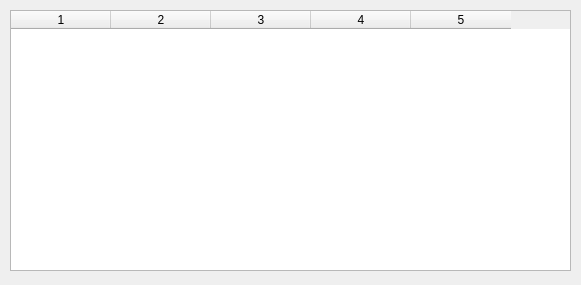
<?xml version="1.0" encoding="UTF-8"?>
<ui version="4.0">
 <class>satilanuruntablosu</class>
 <widget class="QDialog" name="satilanuruntablosu">
  <property name="geometry">
   <rect>
    <x>0</x>
    <y>0</y>
    <width>581</width>
    <height>285</height>
   </rect>
  </property>
  <property name="minimumSize">
   <size>
    <width>581</width>
    <height>285</height>
   </size>
  </property>
  <property name="maximumSize">
   <size>
    <width>581</width>
    <height>285</height>
   </size>
  </property>
  <property name="windowTitle">
   <string> Satılan Ürün Tablosu</string>
  </property>
  <widget class="QTableWidget" name="tableWidget">
   <property name="geometry">
    <rect>
     <x>10</x>
     <y>10</y>
     <width>561</width>
     <height>261</height>
    </rect>
   </property>
   <property name="editTriggers">
    <set>QAbstractItemView::NoEditTriggers</set>
   </property>
   <property name="columnCount">
    <number>5</number>
   </property>
   <column/>
   <column/>
   <column/>
   <column/>
   <column/>
  </widget>
 </widget>
 <resources/>
 <connections/>
</ui>
